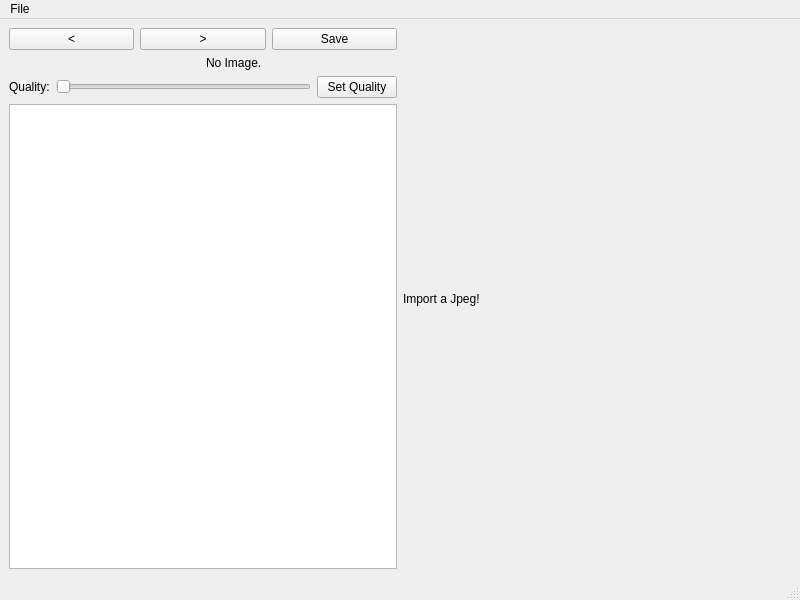
<?xml version="1.0" encoding="UTF-8"?>
<ui version="4.0">
 <class>MainWindow</class>
 <widget class="QMainWindow" name="MainWindow">
  <property name="geometry">
   <rect>
    <x>0</x>
    <y>0</y>
    <width>800</width>
    <height>600</height>
   </rect>
  </property>
  <property name="windowTitle">
   <string>MainWindow</string>
  </property>
  <widget class="QWidget" name="centralwidget">
   <layout class="QHBoxLayout" name="horizontalLayout">
    <item>
     <layout class="QVBoxLayout" name="verticalLayout">
      <property name="sizeConstraint">
       <enum>QLayout::SizeConstraint::SetDefaultConstraint</enum>
      </property>
      <item>
       <layout class="QVBoxLayout" name="verticalLayout_5">
        <item>
         <layout class="QHBoxLayout" name="horizontalLayout_5">
          <item>
           <widget class="QPushButton" name="back">
            <property name="text">
             <string>&lt;</string>
            </property>
           </widget>
          </item>
          <item>
           <widget class="QPushButton" name="next">
            <property name="text">
             <string>&gt;</string>
            </property>
           </widget>
          </item>
          <item>
           <widget class="QPushButton" name="save">
            <property name="text">
             <string>Save</string>
            </property>
           </widget>
          </item>
         </layout>
        </item>
        <item>
         <layout class="QHBoxLayout" name="horizontalLayout_10">
          <item>
           <widget class="QLabel" name="colorSpace">
            <property name="text">
             <string/>
            </property>
           </widget>
          </item>
          <item>
           <widget class="QLabel" name="hexEditStatus">
            <property name="text">
             <string>No Image.</string>
            </property>
           </widget>
          </item>
         </layout>
        </item>
        <item>
         <layout class="QHBoxLayout" name="horizontalLayout_9">
          <item>
           <widget class="QLabel" name="label_4">
            <property name="text">
             <string>Quality:</string>
            </property>
           </widget>
          </item>
          <item>
           <widget class="QSlider" name="qualitySlider">
            <property name="orientation">
             <enum>Qt::Orientation::Horizontal</enum>
            </property>
           </widget>
          </item>
          <item>
           <widget class="QPushButton" name="setQuality">
            <property name="text">
             <string>Set Quality</string>
            </property>
           </widget>
          </item>
         </layout>
        </item>
       </layout>
      </item>
      <item>
       <layout class="QHBoxLayout" name="horizontalLayout_4">
        <item>
         <widget class="QPlainTextEdit" name="hexEdit"/>
        </item>
       </layout>
      </item>
     </layout>
    </item>
    <item>
     <layout class="QHBoxLayout" name="horizontalLayout_3">
      <property name="sizeConstraint">
       <enum>QLayout::SizeConstraint::SetDefaultConstraint</enum>
      </property>
      <item>
       <widget class="QLabel" name="imageDisplay">
        <property name="sizePolicy">
         <sizepolicy hsizetype="MinimumExpanding" vsizetype="Preferred">
          <horstretch>0</horstretch>
          <verstretch>0</verstretch>
         </sizepolicy>
        </property>
        <property name="text">
         <string>Import a Jpeg!</string>
        </property>
       </widget>
      </item>
     </layout>
    </item>
   </layout>
  </widget>
  <widget class="QMenuBar" name="menubar">
   <property name="geometry">
    <rect>
     <x>0</x>
     <y>0</y>
     <width>800</width>
     <height>18</height>
    </rect>
   </property>
   <widget class="QMenu" name="menufile">
    <property name="title">
     <string>File</string>
    </property>
    <addaction name="actionImport"/>
   </widget>
   <addaction name="menufile"/>
  </widget>
  <widget class="QStatusBar" name="statusbar"/>
  <action name="actionImport">
   <property name="text">
    <string>Import</string>
   </property>
  </action>
 </widget>
 <resources/>
 <connections/>
</ui>
